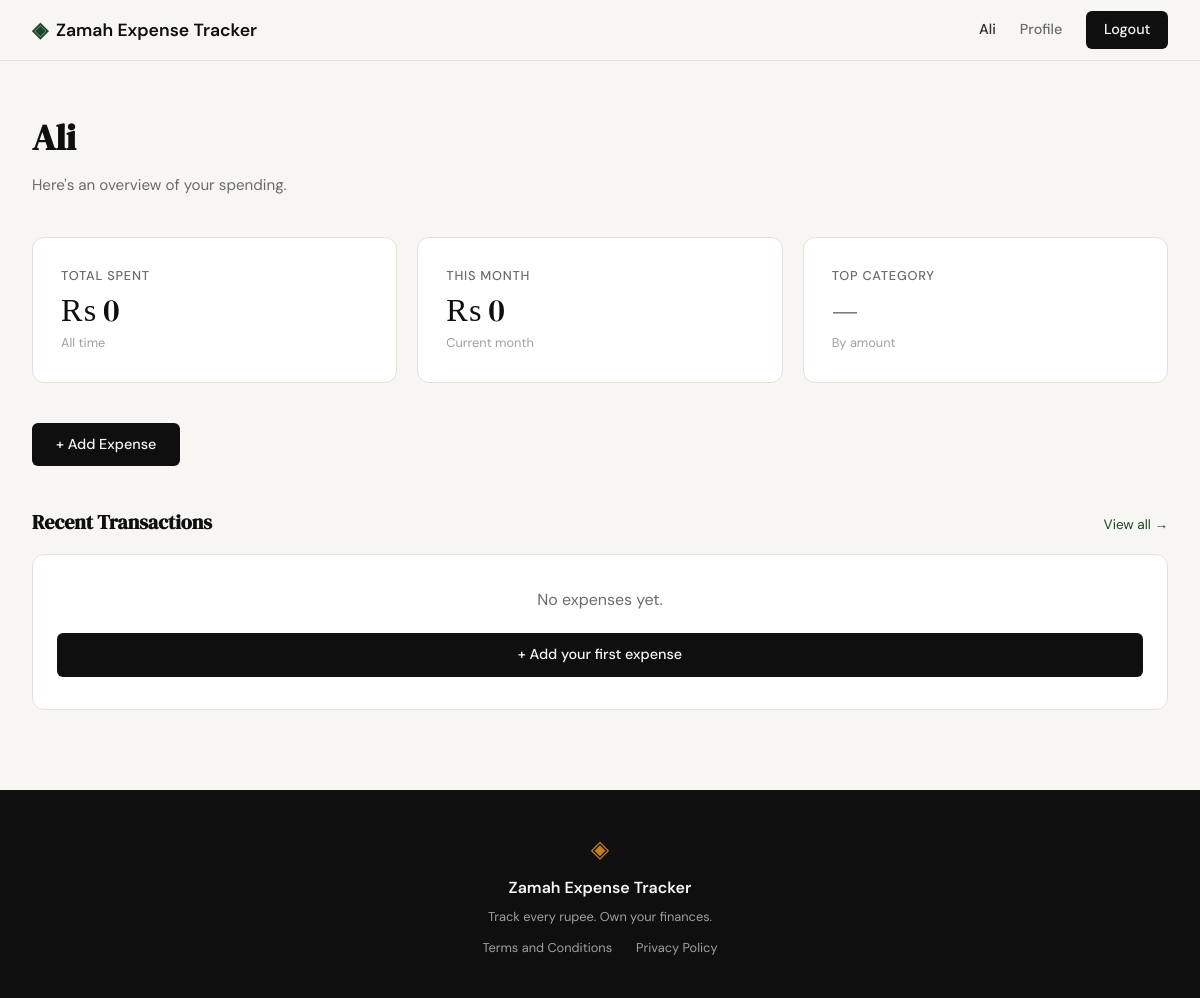
/dashboard (signed in), run on an earlier commit of the app's database.
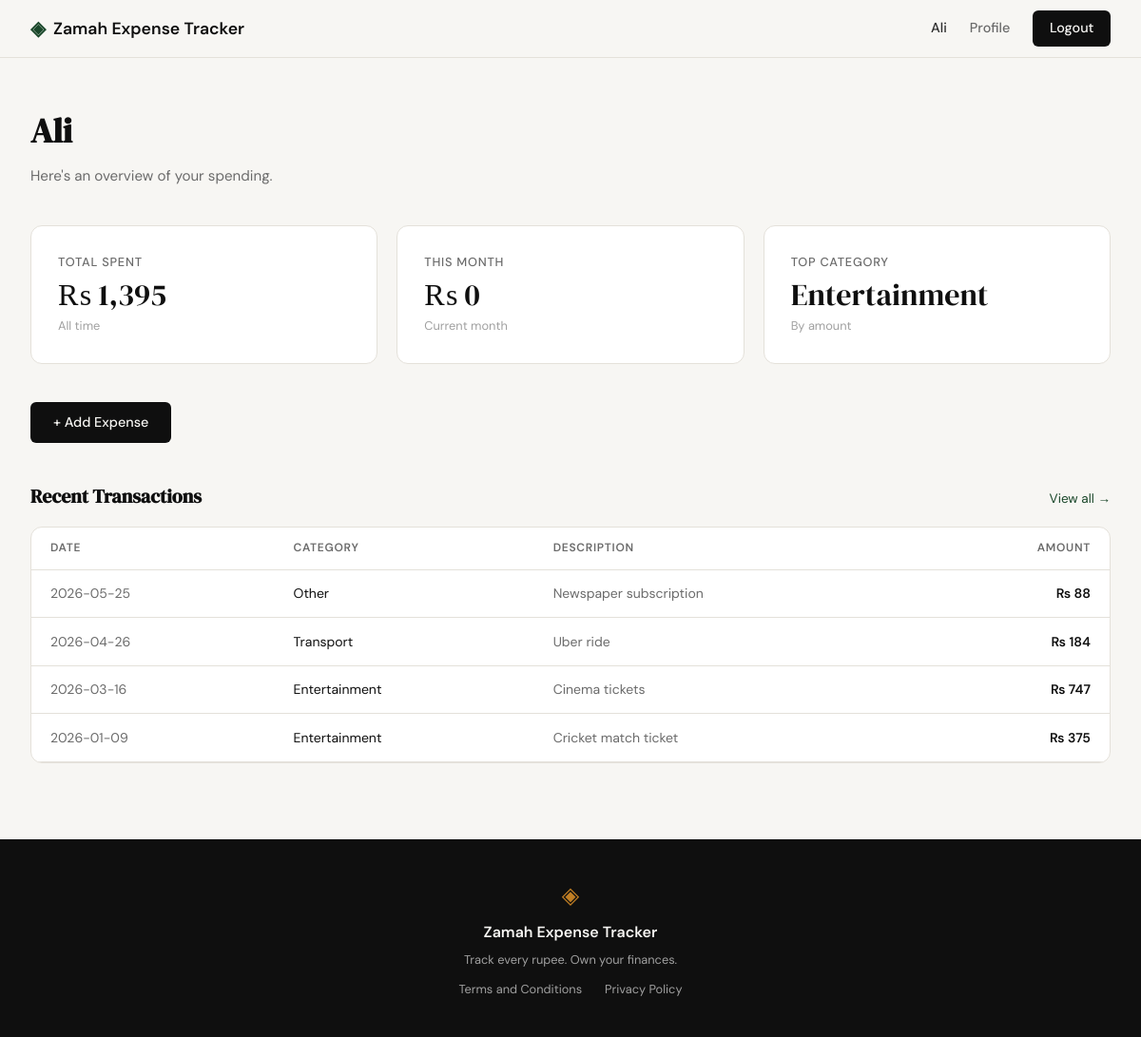
And on a later commit of the database.
### tables this page shows
CREATE TABLE expenses (
            id          INTEGER PRIMARY KEY AUTOINCREMENT,
            user_id     INTEGER NOT NULL,
            amount      REAL    NOT NULL,
            category    TEXT    NOT NULL,
            date        TEXT    NOT NULL,
            description TEXT,
            created_at  TEXT    DEFAULT (datetime('now')),
            FOREIGN KEY (user_id) REFERENCES users(id)
        );

### app.py (the view)
@app.route("/dashboard")
def dashboard():
    if not session.get("user_id"):
        return redirect(url_for("login"))
    totals = get_expense_totals(session["user_id"])
    recent = get_expenses(session["user_id"])[:5]
    return render_template("dashboard.html", totals=totals, recent=recent)

### database/db.py (called while the page is built)
def get_db():
    conn = sqlite3.connect(DB_PATH)
    conn.row_factory = sqlite3.Row
    conn.execute("PRAGMA foreign_keys = ON")
    return conn

def get_expenses(user_id):
    db = get_db()
    rows = db.execute(
        "SELECT * FROM expenses WHERE user_id = ? ORDER BY date DESC",
        (user_id,)
    ).fetchall()
    db.close()
    return rows

def get_expense_totals(user_id):
    db = get_db()
    total = db.execute(
        "SELECT COALESCE(SUM(amount), 0) FROM expenses WHERE user_id = ?",
        (user_id,)
    ).fetchone()[0]
    month_total = db.execute(
        "SELECT COALESCE(SUM(amount), 0) FROM expenses "
        "WHERE user_id = ? AND strftime('%Y-%m', date) = strftime('%Y-%m', 'now')",
        (user_id,)
    ).fetchone()[0]
    top = db.execute(
        "SELECT category FROM expenses WHERE user_id = ? "
        "GROUP BY category ORDER BY SUM(amount) DESC LIMIT 1",
        (user_id,)
    ).fetchone()
    db.close()
    return {
        "total": total,
        "month_total": month_total,
        "top_category": top[0] if top else "—",
    }

### templates/dashboard.html (shortened to what this page needs)
{% extends "base.html" %}
{% block content %}
<section class="dashboard-section">
    <div class="dashboard-container">
        <div class="dashboard-header">
            <h1 class="dashboard-title">{{ session['user_name'] }}</h1>
            <p class="dashboard-subtitle">Here's an overview of your spending.</p>
        </div>
        <div class="summary-cards">
            <div class="summary-card">
                <p class="summary-label">Total Spent</p>
                <p class="summary-value">₨ {{ "{:,.0f}".format(totals.total) }}</p>
                <p class="summary-note">All time</p>
            </div>
            <div class="summary-card">
                <p class="summary-label">This Month</p>
                <p class="summary-value">₨ {{ "{:,.0f}".format(totals.month_total) }}</p>
                <p class="summary-note">Current month</p>
            </div>
            <div class="summary-card">
                <p class="summary-label">Top Category</p>
                <p class="summary-value">{{ totals.top_category }}</p>
                <p class="summary-note">By amount</p>
            </div>
        </div>
        <div class="dashboard-actions">
            <a href="{{ url_for('add_expense') }}" class="btn-primary">+ Add Expense</a>
        </div>
        <div>
            <div style="display:flex; align-items:baseline; justify-content:space-between; margin-bottom:1rem;">
                <h2 style="font-family:var(--font-display); font-size:1.25rem; color:var(--ink); margin:0;">Recent Transactions</h2>
                <a href="{{ url_for('expense_list') }}" style="font-size:0.85rem; color:var(--accent); text-decoration:none;">View all &rarr;</a>
            </div>
            {% if recent %}
            <div class="summary-card" style="padding:0; overflow:hidden;">
                <table style="width:100%; border-collapse:collapse;">
                    <thead>
                        <tr style="border-bottom:1px solid var(--border);">
                            <th style="padding:0.75rem 1.25rem; text-align:left; font-size:0.75rem; text-transform:uppercase; letter-spacing:0.06em; color:var(--ink-muted); font-weight:600;">Date</th>
                            <th style="padding:0.75rem 1.25rem; text-align:left; font-size:0.75rem; text-transform:uppercase; letter-spacing:0.06em; color:var(--ink-muted); font-weight:600;">Category</th>
                            <th style="padding:0.75rem 1.25rem; text-align:left; font-size:0.75rem; text-transform:uppercase; letter-spacing:0.06em; color:var(--ink-muted); font-weight:600;">Description</th>
                            <th style="padding:0.75rem 1.25rem; text-align:right; font-size:0.75rem; text-transform:uppercase; letter-spacing:0.06em; color:var(--ink-muted); font-weight:600;">Amount</th>
                        </tr>
                    </thead>
                    <tbody>
                        {% for e in recent %}
                        <tr style="border-bottom:1px solid var(--border);">
                            <td style="padding:0.85rem 1.25rem; color:var(--ink-muted); font-size:0.875rem; white-space:nowrap;">{{ e.date }}</td>
                            <td style="padding:0.85rem 1.25rem; color:var(--ink); font-size:0.875rem;">{{ e.category }}</td>
                            <td style="padding:0.85rem 1.25rem; color:var(--ink-muted); font-size:0.875rem;">{{ e.description or '—' }}</td>
                            <td style="padding:0.85rem 1.25rem; text-align:right; color:var(--ink); font-size:0.875rem; font-weight:600; white-space:nowrap;">₨ {{ "{:,.0f}".format(e.amount) }}</td>
                        </tr>
                        {% endfor %}
                    </tbody>
                </table>
            </div>
            {% else %}
            <div class="summary-card" style="text-align:center; padding:2rem 1.5rem;">
                <p style="color:var(--ink-muted); margin:0 0 1rem;">No expenses yet.</p>
                <a href="{{ url_for('add_expense') }}" class="btn-primary">+ Add your first expense</a>
            </div>
            {% endif %}
        </div>
    </div>
</section>
{% endblock %}

### templates/base.html (shortened to what this page needs)
<!DOCTYPE html>
<html lang="en">
<head>
    <link rel="stylesheet" href="{{ url_for('static', filename='css/style.css') }}">
</head>
<body>
    <nav class="navbar">
        <div class="nav-inner">
            <a href="{{ url_for('landing') }}" class="nav-brand">
                <span class="brand-icon">◈</span>
                <span class="brand-name">Zamah Expense Tracker</span>
            </a>
            <div class="nav-links">
                {% if session.get('user_id') %}
                <span class="nav-user">{{ session['user_name'] }}</span>
                <a href="{{ url_for('profile') }}">Profile</a>
                <a href="{{ url_for('logout') }}" class="nav-cta">Logout</a>
                {% else %}
                <a href="{{ url_for('login') }}">Sign in</a>
                <a href="{{ url_for('register') }}" class="nav-cta">Get started</a>
                {% endif %}
            </div>
        </div>
    </nav>
    <main class="main-content">
        {% block content %}{% endblock %}
    </main>
    <footer class="footer">
        <div class="footer-inner">
            <span class="brand-icon">◈</span>
            <span class="footer-name">Zamah Expense Tracker</span>
            <p class="footer-copy">Track every rupee. Own your finances.</p>
            <div class="footer-links">
                <a href="{{ url_for('terms') }}">Terms and Conditions</a>
                <a href="{{ url_for('privacy') }}">Privacy Policy</a>
            </div>
        </div>
    </footer>
</body>
</html>

### static/css/style.css (style rules this page uses)
:root { --ink: #0f0f0f; --ink-soft: #2d2d2d; --ink-muted: #6b6b6b; --ink-faint: #a0a0a0; --paper: #f7f6f3; --paper-warm: #f0ede6; --paper-card: #ffffff; --accent: #1a472a; --accent-light: #e8f0eb; --accent-2: #c17f24; --accent-2-light: #fdf3e3; --danger: #c0392b; --danger-light: #fdecea; --border: #e4e1da; --border-soft: #eeebe4; --font-display: 'DM Serif Display', Georgia, serif; --font-body: 'DM Sans', system-ui, sans-serif; --max-width: 1200px; --auth-width: 440px; --radius-sm: 6px; --radius-md: 12px; --radius-lg: 20px; }
*, *::before, *::after { box-sizing: border-box; margin: 0; padding: 0; }
html { font-size: 16px; scroll-behavior: smooth; }
body { background: var(--paper); color: var(--ink); font-family: var(--font-body); font-size: 1rem; line-height: 1.6; -webkit-font-smoothing: antialiased; }
a { color: inherit; text-decoration: none; }
.navbar { position: sticky; top: 0; z-index: 100; background: var(--paper); border-bottom: 1px solid var(--border); padding: 0 2rem; }
.nav-inner { max-width: var(--max-width); margin: 0 auto; height: 60px; display: flex; align-items: center; justify-content: space-between; }
.nav-brand { display: flex; align-items: center; gap: 0.5rem; font-family: var(--font-body); font-weight: 600; font-size: 1.1rem; color: var(--ink); }
.brand-icon { color: var(--accent); font-size: 1.3rem; }
.brand-name { color: var(--ink); }
.nav-links { display: flex; align-items: center; gap: 1.5rem; font-size: 0.9rem; font-weight: 500; }
.nav-links a { color: var(--ink-muted); transition: color 0.2s; }
.nav-cta { background: var(--ink) !important; color: var(--paper) !important; padding: 0.45rem 1.1rem; border-radius: var(--radius-sm); transition: background 0.2s !important; }
.main-content { min-height: calc(100vh - 60px - 100px); }
.btn-primary { display: inline-block; background: var(--ink); color: var(--paper); padding: 0.65rem 1.5rem; border-radius: var(--radius-sm); font-family: var(--font-body); font-size: 0.9rem; font-weight: 500; cursor: pointer; border: none; transition: background 0.2s; text-decoration: none; }
.nav-user { font-size: 0.9rem; font-weight: 500; color: var(--ink-soft); }
.dashboard-section { padding: 3rem 2rem 5rem; max-width: var(--max-width); margin: 0 auto; }
.dashboard-container { display: flex; flex-direction: column; gap: 2.5rem; }
.dashboard-header { max-width: 560px; }
.dashboard-title { font-family: var(--font-display); font-size: clamp(1.75rem, 3vw, 2.5rem); color: var(--ink); margin-bottom: 0.4rem; }
.dashboard-subtitle { font-size: 0.95rem; color: var(--ink-muted); }
.summary-cards { display: grid; grid-template-columns: repeat(3, 1fr); gap: 1.25rem; }
.summary-card { background: var(--paper-card); border: 1px solid var(--border); border-radius: var(--radius-md); padding: 1.75rem; display: flex; flex-direction: column; gap: 0.25rem; }
.summary-label { font-size: 0.8rem; font-weight: 500; text-transform: uppercase; letter-spacing: 0.06em; color: var(--ink-muted); }
.summary-value { font-family: var(--font-display); font-size: 2rem; color: var(--ink); line-height: 1.2; }
.summary-note { font-size: 0.8rem; color: var(--ink-faint); }
.dashboard-actions { display: flex; gap: 1rem; }
.footer { background: var(--ink); color: var(--paper); padding: 2.5rem 2rem; text-align: center; }
.footer-inner { display: flex; flex-direction: column; align-items: center; gap: 0.4rem; }
.footer .brand-icon { color: var(--accent-2); font-size: 1.5rem; }
.footer-name { font-weight: 600; font-size: 1rem; }
.footer-copy { font-size: 0.8rem; color: var(--ink-faint); }
.footer-links { display: flex; gap: 1.5rem; margin-top: 0.25rem; }
.footer-links a { font-size: 0.8rem; color: var(--ink-faint); transition: color 0.2s; }

What changed in the data, as far as the page shows it:
added expenses: date "2026-05-25", category "Other", description "Newspaper subscription", amount "88"
added expenses: date "2026-04-26", category "Transport", description "Uber ride", amount "184"
added expenses: date "2026-03-16", category "Entertainment", description "Cinema tickets", amount "747"
added expenses: date "2026-01-09", category "Entertainment", description "Cricket match ticket", amount "375"
Also different on the page:
{{ "{:,.0f}".format(totals.total) }}: "0" → "1,395"
{{ totals.top_category }}: "—" → "Entertainment"
text no longer shown: "No expenses yet. + Add your first expense"
text now shown: "DATE CATEGORY DESCRIPTION AMOUNT"
